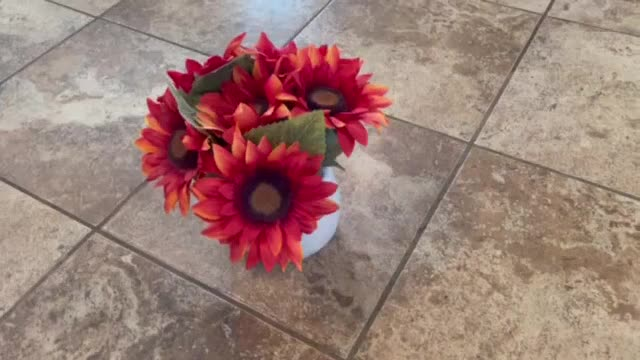
#> input picture Footage/Frames/frame00000.jpg, 640 x 360 px
$ python generateTrajFile.py --image_folder ../Footage/Frames --output_file out.png --focal_length 1.0
#> lines starting #> are read from the running program, lines starting #| are printed output that depends on the picture
#!/usr/bin/env python3
import cv2
import numpy as np
import glob
import os
import math
import argparse
import time
from pathlib import Path

# This version of traj generation uses ORB to track camera motion and orientation.

def load_images(folder):
    """Load and sort image filenames from the given folder that start with 'frame'."""
    files = sorted(glob.glob(os.path.join(folder, 'frame*.png')))
    if not files:
        files = sorted(glob.glob(os.path.join(folder, 'frame*.jpg')))
    return files

def compute_pose(img1, img2, K):
    """
    Computes the relative pose between img1 and img2 using ORB features,
    Essential matrix estimation, and pose recovery.

    Returns:
      R: 3x3 rotation matrix
      t: 3x1 translation vector (up-to-scale)
    """
    orb = cv2.ORB_create(2000)
    kp1, des1 = orb.detectAndCompute(img1, None)
    kp2, des2 = orb.detectAndCompute(img2, None)

    if des1 is None or des2 is None:
        return None, None

    # Brute-force matching with Hamming distance.
    bf = cv2.BFMatcher(cv2.NORM_HAMMING, crossCheck=True)
    matches = bf.match(des1, des2)
    if len(matches) < 8:
        return None, None
    matches = sorted(matches, key=lambda x: x.distance)

    pts1 = np.float32([kp1[m.queryIdx].pt for m in matches])
    pts2 = np.float32([kp2[m.trainIdx].pt for m in matches])

    # Compute Essential Matrix with RANSAC.
    E, mask = cv2.findEssentialMat(pts1, pts2, K, method=cv2.RANSAC, prob=0.999, threshold=1.0)
    if E is None:
        return None, None

    # Recover pose.
    _, R, t, mask_pose = cv2.recoverPose(E, pts1, pts2, K)
    return R, t

def generate_trajectory(image_folder, focal_length, dt=0.1):
    """
    Processes images in the specified folder, computes the relative pose between
    consecutive frames, accumulates the global transformation, and returns a list of 4x4
    transformation matrices (one per frame).
    """
#> called with image_folder = '../Footage/Frames', focal_length = 1, dt = 0.1
    image_files = load_images(image_folder)
    if not image_files:
        print("No images found in the folder.")
        return []

    # Load first image to get image size.
    first_img = cv2.imread(image_files[0], cv2.IMREAD_GRAYSCALE)
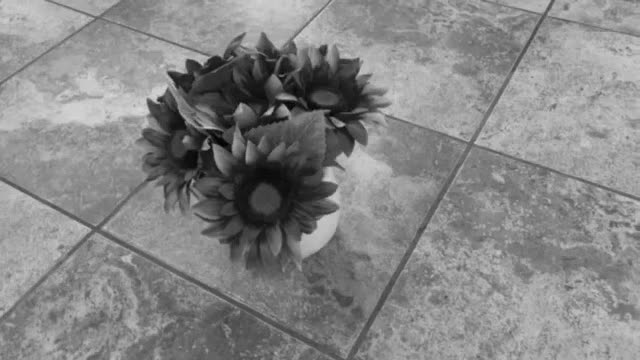
#> first_img: shape (360, 640); min 0, max 218, mean 133.8
    h, w = first_img.shape
#> h = 360; w = 640

    # Construct intrinsic matrix K.
    K = np.array([[focal_length, 0, w/2],
                  [0, focal_length, h/2],
                  [0, 0, 1]])
#> K = [[1, 0, 320], [0, 1, 180], [0, 0, 1]]

    # The initial pose is identity.
    T_total = np.eye(4)
    trajectory = [T_total.copy()]  # Pose for frame 0.

    for i in range(1, len(image_files)):
        img1 = cv2.imread(image_files[i-1], cv2.IMREAD_GRAYSCALE)
        img2 = cv2.imread(image_files[i], cv2.IMREAD_GRAYSCALE)
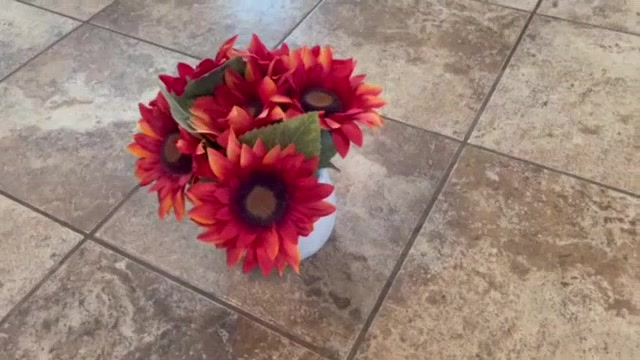
#> input picture Footage/Frames/frame00001.jpg, 640 x 360 px
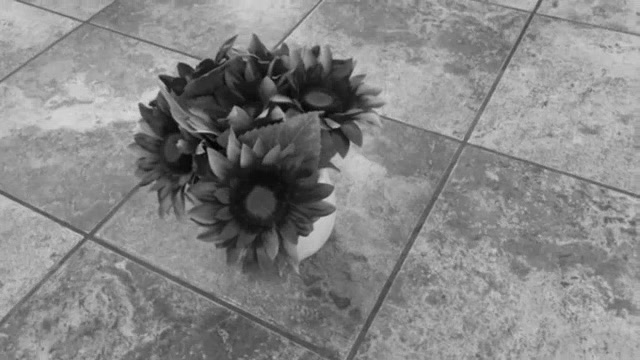
#> img2: shape (360, 640); min 1, max 217, mean 134
        R, t = compute_pose(img1, img2, K)
#> in compute_pose, `kp1, des1 = orb.detectAndCompute(img1, None)`: kp1 = 1950 keypoints; strongest (x, y, size): (158, 100, 31), (158, 98, 37.2), (156, 101, 44.6), (282, 105, 53.6)
#> in compute_pose, `kp2, des2 = orb.detectAndCompute(img2, None)`: kp2 = 1956 keypoints; strongest (x, y, size): (150, 104, 31), (150, 103, 37.2), (146, 103, 37.2), (202, 151, 31)
#> in compute_pose, `matches = bf.match(des1, des2)`: matches = 1371 matches
#> in compute_pose, `pts1 = np.float32([kp1[m.queryIdx].pt for m in matches])`: pts1 = 1371 pairs, first value 58.8 to 602, second value 33 to 320.4
#> in compute_pose, `pts2 = np.float32([kp2[m.trainIdx].pt for m in matches])`: pts2 = 1371 pairs, first value 51.6 to 598, second value 35 to 327
#> in compute_pose, `E, mask = cv2.findEssentialMat(pts1, pts2, K, method=cv2.RANSAC, prob=..`: E = [[0.00632, -0.333, -0.267], [0.332, 0.0108, -0.565], [-0.253, -0.569, -0.00221]]; mask = 1371 values, max 1 at index 1, min 0 at index 0, mean 0.798
#> in compute_pose, `_, R, t, mask_pose = cv2.recoverPose(E, pts1, pts2, K)`: R = [[-0.287, 0.596, -0.75], [0.583, 0.73, 0.357], [0.76, -0.335, -0.557]]; t = [-0.797, 0.375, 0.473]; mask_pose = 1371 values, max 255 at index 0, min 0 at index 4, mean 149
#> t = [-0.797, 0.375, 0.473]
        if R is None or t is None:
            print(f"Warning: Pose could not be recovered for frame {i}")
            # Append the last known pose if tracking fails.
            trajectory.append(T_total.copy())
            continue

        # Build relative transformation matrix.
        T_rel = np.eye(4)
        T_rel[:3, :3] = R
        T_rel[:3, 3] = t.flatten()

        # Accumulate transformation.
        T_total = np.dot(T_total, T_rel)

        trajectory.append(T_total.copy())
        print(f"Processed frame {i}")

    return trajectory

def main(args):
    trajectory = generate_trajectory(args.image_folder, args.focal_length, dt=args.dt)
    if not trajectory:
        return

    output_file = Path(args.output_file)
    with open(output_file, "w", encoding="utf-8") as f:
        for i, T in enumerate(trajectory):
            # Flatten the 4x4 matrix in row-major order and format each number in scientific notation.
            line = " ".join("{:.18e}".format(x) for x in T.flatten())
            f.write(line + "\n")
    print(f"Trajectory saved to {output_file}")

if __name__ == "__main__":
    parser = argparse.ArgumentParser(
        description="Generate a trajectory file from a folder of sequential images. "
                    "Each line of the output file is a flattened 4x4 transformation matrix in SE(3) format."
    )
    parser.add_argument("--image_folder", type=str, required=True, help="Path to folder containing sequential images (e.g., PNG or JPG).")
    parser.add_argument("--output_file", type=str, required=True, help="Output file for the trajectory (e.g., traj.txt).")
    parser.add_argument("--focal_length", type=float, required=True, help="Camera focal length in pixels.")
    parser.add_argument("--dt", type=float, default=0.1, help="Time interval between frames in seconds (for timestamp simulation).")
    args = parser.parse_args()
    main(args)
